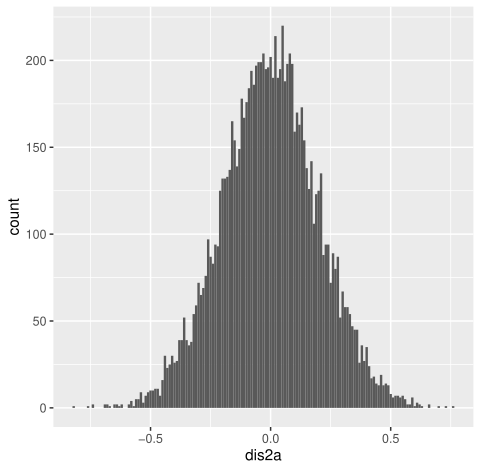

Here is the R script that generated this plot:
#* Trevor Heydt
#* CSC487, Homework 1
#* Last Edited: 01/20/2024

# Problem 1
setwd("/Users/trevorheydt/Desktop/UM FLINT/Winter 2024/CSC487/Heydt_CSC487_HW1")
  #1a
su <- read.delim("Su_raw_matrix.txt") #Reads Su_raw_matrix.txt into the variable su
  #1b
mean(su$Liver_2.CEL) #Takes the mean of the Liver_2.CEL column of su
sd(su$Liver_2.CEL) #Takes the standard deviation of the Liver_2.CEL column of su
  #1c
colMeans(su) #Takes the average of each column of su
colSums(su) #Sums each column of su

# Problem 2
library('ggplot2')
  #2a
dis1 <- data.frame(dis2a=rnorm(10000,mean=0,sd=.2)) #creates distribution
ggplot(dis1, aes(x=dis2a)) +
     geom_histogram(binwidth = .01) #plots distribution
  #2b
dis2 <- data.frame(dis2b=rnorm(10000,mean=0,sd=.5)) #creates distribution
ggplot(dis2, aes(x=dis2b)) +
     geom_histogram(binwidth = .01) #plots distribution
#* These two plots look very similar in shape, but looking at the x & y axes, 
#* we can clearly see that the first distribution is much more concentrated
#* than the second. The first distribution has much higher counts in each
#* bar of the histogram, and extends much less along the x-axis.

# Problem 3
  #3f(a)
diabetes <- read.csv("diabetes_train.csv") #Reads diabetes_train.csv into the variable diabetes
  #3f(b) Overlaid Histograms
ggplot(diabetes, aes(x=mass, fill=class)) + geom_histogram(binwidth=.5, alpha=.5, position="identity")
  #3f(c) Interleaved Histograms
ggplot(diabetes, aes(x=mass, fill=class)) + geom_histogram(binwidth=.5, position="dodge")
  #3f(d) Density Plots
ggplot(diabetes, aes(x=mass, colour=class)) + geom_density()
  #3f(e) Density Plots w/ Semitransparent Fill
ggplot(diabetes, aes(x=mass, fill=class)) + geom_density(alpha=.3)

#Problem 4
passengers <- read.csv("titanic.csv") #Reads titanic.csv into the variable passengers
library(dplyr) #Imports dplyr library
library(tidyr) #Imports tidyr librayry
  #4a This gives the 5-number summary and mean for each numeric variable, as well as a short summary of each qualitative column of the dataframe
  #4b This displays only the male passengers
  #4c This displays all passengers ordered by their fare, decreasing
  #4d This displays all passengers with the added column of FamSize, which is the sum of the columns SibSp & Parch
  #4e This displays summary statistics for female passengers and for male passengers, 
    # specifically the average Fare for each group and the total Survivors from each group

#Problem 5
quantile(diabetes$skin, probs=seq(.1,.6,.1)) #Gives percentiles of skin column of diabetes for every 10th percentile from 10% to 60%
  # From this, we can see the 10th percentile is 0, 
  # the 30th percentile is 10,
  # the 50th percentile is 23,
  # and the 60th percentile is 27.
